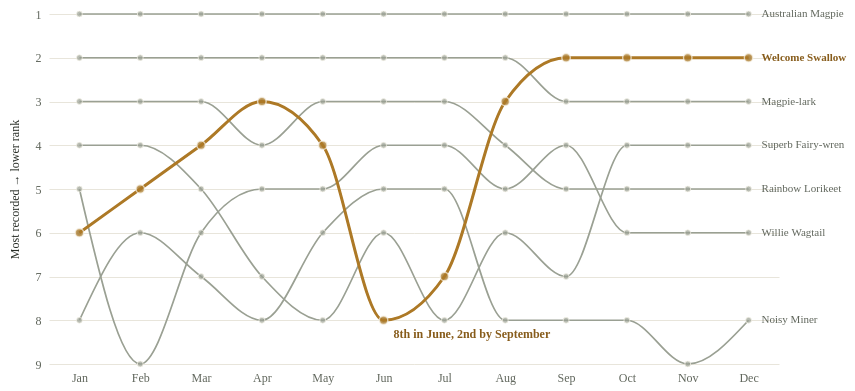

The Vega-Lite source for this figure:
### Vega-Lite specification from a JSON file in a GitHub repository (floating-point values rounded to 4 significant figures)
{"$schema": "https://vega.github.io/schema/vega-lite/v5.json", "width": 730, "height": 350, "padding": 8, "config": {"background": "transparent", "font": "Bricolage Grotesque", "view": {"stroke": null}, "axis": {"labelFont": "Bricolage Grotesque", "titleFont": "Bricolage Grotesque", "labelFontSize": 12, "titleFontSize": 12, "titleFontWeight": 500, "labelColor": "#60665c", "titleColor": "#292e27", "domain": false, "ticks": false, "gridColor": "#e0dccf", "gridOpacity": 0.75, "labelPadding": 8, "titlePadding": 14}, "legend": {"labelFont": "Bricolage Grotesque", "titleFont": "Bricolage Grotesque", "labelFontSize": 11, "titleFontSize": 11, "titleFontWeight": 500, "labelColor": "#60665c", "titleColor": "#292e27", "gradientThickness": 9, "gradientLength": 130, "padding": 8}, "title": {"font": "Bricolage Grotesque", "color": "#292e27", "fontSize": 15, "fontWeight": 500, "anchor": "start"}}, "description": "Monthly ranks for the seven species with the most annual records. Rank is among all named species recorded in that month. The selected bird is drawn in ochre over muted context lines.", "params": [{"name": "highlight", "value": "Welcome Swallow"}], "data": {"values": [{"scientific": "Gymnorhina tibicen", "name": "Australian Magpie", "month": 1, "label": "Jan", "season": "Summer", "count": 20779, "rank": 1, "per10k": 252.7, "relative": 1.016, "topSeven": true}, {"scientific": "Grallina cyanoleuca", "name": "Magpie-lark", "month": 1, "label": "Jan", "season": "Summer", "count": 16331, "rank": 2, "per10k": 198.6, "relative": 1.011, "topSeven": true}, {"scientific": "Hirundo neoxena", "name": "Welcome Swallow", "month": 1, "label": "Jan", "season": "Summer", "count": 13474, "rank": 6, "per10k": 163.9, "relative": 0.9177, "topSeven": true}, {"scientific": "Trichoglossus moluccanus", "name": "Rainbow Lorikeet", "month": 1, "label": "Jan", "season": "Summer", "count": 15323, "rank": 3, "per10k": 186.4, "relative": 1.06, "topSeven": true}, {"scientific": "Rhipidura leucophrys", "name": "Willie Wagtail", "month": 1, "label": "Jan", "season": "Summer", "count": 13525, "rank": 5, "per10k": 164.5, "relative": 1.001, "topSeven": true}, {"scientific": "Malurus cyaneus", "name": "Superb Fairy-wren", "month": 1, "label": "Jan", "season": "Summer", "count": 15122, "rank": 4, "per10k": 183.9, "relative": 1.122, "topSeven": true}, {"scientific": "Manorina melanocephala", "name": "Noisy Miner", "month": 1, "label": "Jan", "season": "Summer", "count": 12782, "rank": 8, "per10k": 155.5, "relative": 1.023, "topSeven": true}, {"scientific": "Gymnorhina tibicen", "name": "Australian Magpie", "month": 2, "label": "Feb", "season": "Summer", "count": 16939, "rank": 1, "per10k": 266.2, "relative": 1.07, "topSeven": true}, {"scientific": "Grallina cyanoleuca", "name": "Magpie-lark", "month": 2, "label": "Feb", "season": "Summer", "count": 12978, "rank": 2, "per10k": 203.9, "relative": 1.038, "topSeven": true}, {"scientific": "Hirundo neoxena", "name": "Welcome Swallow", "month": 2, "label": "Feb", "season": "Summer", "count": 10601, "rank": 5, "per10k": 166.6, "relative": 0.933, "topSeven": true}, {"scientific": "Trichoglossus moluccanus", "name": "Rainbow Lorikeet", "month": 2, "label": "Feb", "season": "Summer", "count": 12271, "rank": 3, "per10k": 192.8, "relative": 1.097, "topSeven": true}, {"scientific": "Rhipidura leucophrys", "name": "Willie Wagtail", "month": 2, "label": "Feb", "season": "Summer", "count": 9763, "rank": 9, "per10k": 153.4, "relative": 0.934, "topSeven": true}, {"scientific": "Malurus cyaneus", "name": "Superb Fairy-wren", "month": 2, "label": "Feb", "season": "Summer", "count": 11764, "rank": 4, "per10k": 184.9, "relative": 1.128, "topSeven": true}, {"scientific": "Manorina melanocephala", "name": "Noisy Miner", "month": 2, "label": "Feb", "season": "Summer", "count": 10490, "rank": 6, "per10k": 164.8, "relative": 1.085, "topSeven": true}, {"scientific": "Gymnorhina tibicen", "name": "Australian Magpie", "month": 3, "label": "Mar", "season": "Autumn", "count": 18773, "rank": 1, "per10k": 273.5, "relative": 1.099, "topSeven": true}, {"scientific": "Grallina cyanoleuca", "name": "Magpie-lark", "month": 3, "label": "Mar", "season": "Autumn", "count": 14126, "rank": 2, "per10k": 205.8, "relative": 1.047, "topSeven": true}, {"scientific": "Hirundo neoxena", "name": "Welcome Swallow", "month": 3, "label": "Mar", "season": "Autumn", "count": 12479, "rank": 4, "per10k": 181.8, "relative": 1.018, "topSeven": true}, {"scientific": "Trichoglossus moluccanus", "name": "Rainbow Lorikeet", "month": 3, "label": "Mar", "season": "Autumn", "count": 12574, "rank": 3, "per10k": 183.2, "relative": 1.042, "topSeven": true}, {"scientific": "Rhipidura leucophrys", "name": "Willie Wagtail", "month": 3, "label": "Mar", "season": "Autumn", "count": 11604, "rank": 6, "per10k": 169.0, "relative": 1.029, "topSeven": true}, {"scientific": "Malurus cyaneus", "name": "Superb Fairy-wren", "month": 3, "label": "Mar", "season": "Autumn", "count": 11673, "rank": 5, "per10k": 170.0, "relative": 1.037, "topSeven": true}, {"scientific": "Manorina melanocephala", "name": "Noisy Miner", "month": 3, "label": "Mar", "season": "Autumn", "count": 11060, "rank": 7, "per10k": 161.1, "relative": 1.06, "topSeven": true}, {"scientific": "Gymnorhina tibicen", "name": "Australian Magpie", "month": 4, "label": "Apr", "season": "Autumn", "count": 20271, "rank": 1, "per10k": 282.1, "relative": 1.134, "topSeven": true}, {"scientific": "Grallina cyanoleuca", "name": "Magpie-lark", "month": 4, "label": "Apr", "season": "Autumn", "count": 14968, "rank": 2, "per10k": 208.3, "relative": 1.06, "topSeven": true}, {"scientific": "Hirundo neoxena", "name": "Welcome Swallow", "month": 4, "label": "Apr", "season": "Autumn", "count": 14537, "rank": 3, "per10k": 202.3, "relative": 1.133, "topSeven": true}, {"scientific": "Trichoglossus moluccanus", "name": "Rainbow Lorikeet", "month": 4, "label": "Apr", "season": "Autumn", "count": 13584, "rank": 4, "per10k": 189.0, "relative": 1.076, "topSeven": true}, {"scientific": "Rhipidura leucophrys", "name": "Willie Wagtail", "month": 4, "label": "Apr", "season": "Autumn", "count": 13322, "rank": 5, "per10k": 185.4, "relative": 1.129, "topSeven": true}, {"scientific": "Malurus cyaneus", "name": "Superb Fairy-wren", "month": 4, "label": "Apr", "season": "Autumn", "count": 11879, "rank": 7, "per10k": 165.3, "relative": 1.008, "topSeven": true}, {"scientific": "Manorina melanocephala", "name": "Noisy Miner", "month": 4, "label": "Apr", "season": "Autumn", "count": 11726, "rank": 8, "per10k": 163.2, "relative": 1.074, "topSeven": true}, {"scientific": "Gymnorhina tibicen", "name": "Australian Magpie", "month": 5, "label": "May", "season": "Autumn", "count": 17711, "rank": 1, "per10k": 276.1, "relative": 1.11, "topSeven": true}, {"scientific": "Grallina cyanoleuca", "name": "Magpie-lark", "month": 5, "label": "May", "season": "Autumn", "count": 13500, "rank": 2, "per10k": 210.4, "relative": 1.071, "topSeven": true}, {"scientific": "Hirundo neoxena", "name": "Welcome Swallow", "month": 5, "label": "May", "season": "Autumn", "count": 11746, "rank": 4, "per10k": 183.1, "relative": 1.025, "topSeven": true}, {"scientific": "Trichoglossus moluccanus", "name": "Rainbow Lorikeet", "month": 5, "label": "May", "season": "Autumn", "count": 12728, "rank": 3, "per10k": 198.4, "relative": 1.129, "topSeven": true}, {"scientific": "Rhipidura leucophrys", "name": "Willie Wagtail", "month": 5, "label": "May", "season": "Autumn", "count": 11662, "rank": 5, "per10k": 181.8, "relative": 1.107, "topSeven": true}, {"scientific": "Malurus cyaneus", "name": "Superb Fairy-wren", "month": 5, "label": "May", "season": "Autumn", "count": 10169, "rank": 8, "per10k": 158.5, "relative": 0.967, "topSeven": true}, {"scientific": "Manorina melanocephala", "name": "Noisy Miner", "month": 5, "label": "May", "season": "Autumn", "count": 10742, "rank": 6, "per10k": 167.4, "relative": 1.102, "topSeven": true}, {"scientific": "Gymnorhina tibicen", "name": "Australian Magpie", "month": 6, "label": "Jun", "season": "Winter", "count": 17127, "rank": 1, "per10k": 258.2, "relative": 1.038, "topSeven": true}, {"scientific": "Grallina cyanoleuca", "name": "Magpie-lark", "month": 6, "label": "Jun", "season": "Winter", "count": 13943, "rank": 2, "per10k": 210.2, "relative": 1.07, "topSeven": true}, {"scientific": "Hirundo neoxena", "name": "Welcome Swallow", "month": 6, "label": "Jun", "season": "Winter", "count": 9895, "rank": 8, "per10k": 149.2, "relative": 0.8354, "topSeven": true}, {"scientific": "Trichoglossus moluccanus", "name": "Rainbow Lorikeet", "month": 6, "label": "Jun", "season": "Winter", "count": 12314, "rank": 3, "per10k": 185.6, "relative": 1.056, "topSeven": true}, {"scientific": "Rhipidura leucophrys", "name": "Willie Wagtail", "month": 6, "label": "Jun", "season": "Winter", "count": 11701, "rank": 4, "per10k": 176.4, "relative": 1.074, "topSeven": true}, {"scientific": "Malurus cyaneus", "name": "Superb Fairy-wren", "month": 6, "label": "Jun", "season": "Winter", "count": 10224, "rank": 6, "per10k": 154.1, "relative": 0.9403, "topSeven": true}, {"scientific": "Manorina melanocephala", "name": "Noisy Miner", "month": 6, "label": "Jun", "season": "Winter", "count": 10912, "rank": 5, "per10k": 164.5, "relative": 1.082, "topSeven": true}, {"scientific": "Gymnorhina tibicen", "name": "Australian Magpie", "month": 7, "label": "Jul", "season": "Winter", "count": 17795, "rank": 1, "per10k": 249.6, "relative": 1.003, "topSeven": true}, {"scientific": "Grallina cyanoleuca", "name": "Magpie-lark", "month": 7, "label": "Jul", "season": "Winter", "count": 15314, "rank": 2, "per10k": 214.8, "relative": 1.093, "topSeven": true}, {"scientific": "Hirundo neoxena", "name": "Welcome Swallow", "month": 7, "label": "Jul", "season": "Winter", "count": 10532, "rank": 7, "per10k": 147.7, "relative": 0.8274, "topSeven": true}, {"scientific": "Trichoglossus moluccanus", "name": "Rainbow Lorikeet", "month": 7, "label": "Jul", "season": "Winter", "count": 13069, "rank": 3, "per10k": 183.3, "relative": 1.043, "topSeven": true}, {"scientific": "Rhipidura leucophrys", "name": "Willie Wagtail", "month": 7, "label": "Jul", "season": "Winter", "count": 12125, "rank": 4, "per10k": 170.1, "relative": 1.035, "topSeven": true}, {"scientific": "Malurus cyaneus", "name": "Superb Fairy-wren", "month": 7, "label": "Jul", "season": "Winter", "count": 10414, "rank": 8, "per10k": 146.1, "relative": 0.8912, "topSeven": true}, {"scientific": "Manorina melanocephala", "name": "Noisy Miner", "month": 7, "label": "Jul", "season": "Winter", "count": 11553, "rank": 5, "per10k": 162.1, "relative": 1.066, "topSeven": true}, {"scientific": "Gymnorhina tibicen", "name": "Australian Magpie", "month": 8, "label": "Aug", "season": "Winter", "count": 20427, "rank": 1, "per10k": 248.7, "relative": 0.9997, "topSeven": true}, {"scientific": "Grallina cyanoleuca", "name": "Magpie-lark", "month": 8, "label": "Aug", "season": "Winter", "count": 16654, "rank": 2, "per10k": 202.7, "relative": 1.032, "topSeven": true}, {"scientific": "Hirundo neoxena", "name": "Welcome Swallow", "month": 8, "label": "Aug", "season": "Winter", "count": 14832, "rank": 3, "per10k": 180.6, "relative": 1.011, "topSeven": true}, {"scientific": "Trichoglossus moluccanus", "name": "Rainbow Lorikeet", "month": 8, "label": "Aug", "season": "Winter", "count": 14324, "rank": 4, "per10k": 174.4, "relative": 0.9922, "topSeven": true}, {"scientific": "Rhipidura leucophrys", "name": "Willie Wagtail", "month": 8, "label": "Aug", "season": "Winter", "count": 13731, "rank": 5, "per10k": 167.2, "relative": 1.018, "topSeven": true}, {"scientific": "Malurus cyaneus", "name": "Superb Fairy-wren", "month": 8, "label": "Aug", "season": "Winter", "count": 13244, "rank": 6, "per10k": 161.2, "relative": 0.9836, "topSeven": true}, {"scientific": "Manorina melanocephala", "name": "Noisy Miner", "month": 8, "label": "Aug", "season": "Winter", "count": 12539, "rank": 8, "per10k": 152.6, "relative": 1.004, "topSeven": true}, {"scientific": "Gymnorhina tibicen", "name": "Australian Magpie", "month": 9, "label": "Sep", "season": "Spring", "count": 21984, "rank": 1, "per10k": 231.1, "relative": 0.9289, "topSeven": true}, {"scientific": "Grallina cyanoleuca", "name": "Magpie-lark", "month": 9, "label": "Sep", "season": "Spring", "count": 17943, "rank": 3, "per10k": 188.6, "relative": 0.9598, "topSeven": true}, {"scientific": "Hirundo neoxena", "name": "Welcome Swallow", "month": 9, "label": "Sep", "season": "Spring", "count": 18509, "rank": 2, "per10k": 194.5, "relative": 1.09, "topSeven": true}, {"scientific": "Trichoglossus moluccanus", "name": "Rainbow Lorikeet", "month": 9, "label": "Sep", "season": "Spring", "count": 15193, "rank": 5, "per10k": 159.7, "relative": 0.9086, "topSeven": true}, {"scientific": "Rhipidura leucophrys", "name": "Willie Wagtail", "month": 9, "label": "Sep", "season": "Spring", "count": 15952, "rank": 4, "per10k": 167.7, "relative": 1.021, "topSeven": true}, {"scientific": "Malurus cyaneus", "name": "Superb Fairy-wren", "month": 9, "label": "Sep", "season": "Spring", "count": 14294, "rank": 7, "per10k": 150.2, "relative": 0.9166, "topSeven": true}, {"scientific": "Manorina melanocephala", "name": "Noisy Miner", "month": 9, "label": "Sep", "season": "Spring", "count": 13083, "rank": 8, "per10k": 137.5, "relative": 0.9049, "topSeven": true}, {"scientific": "Gymnorhina tibicen", "name": "Australian Magpie", "month": 10, "label": "Oct", "season": "Spring", "count": 26282, "rank": 1, "per10k": 224.0, "relative": 0.9005, "topSeven": true}, {"scientific": "Grallina cyanoleuca", "name": "Magpie-lark", "month": 10, "label": "Oct", "season": "Spring", "count": 20888, "rank": 3, "per10k": 178.0, "relative": 0.9061, "topSeven": true}, {"scientific": "Hirundo neoxena", "name": "Welcome Swallow", "month": 10, "label": "Oct", "season": "Spring", "count": 21781, "rank": 2, "per10k": 185.6, "relative": 1.04, "topSeven": true}, {"scientific": "Trichoglossus moluccanus", "name": "Rainbow Lorikeet", "month": 10, "label": "Oct", "season": "Spring", "count": 18462, "rank": 5, "per10k": 157.4, "relative": 0.8953, "topSeven": true}, {"scientific": "Rhipidura leucophrys", "name": "Willie Wagtail", "month": 10, "label": "Oct", "season": "Spring", "count": 17277, "rank": 6, "per10k": 147.3, "relative": 0.8964, "topSeven": true}, {"scientific": "Malurus cyaneus", "name": "Superb Fairy-wren", "month": 10, "label": "Oct", "season": "Spring", "count": 18478, "rank": 4, "per10k": 157.5, "relative": 0.9608, "topSeven": true}, {"scientific": "Manorina melanocephala", "name": "Noisy Miner", "month": 10, "label": "Oct", "season": "Spring", "count": 16017, "rank": 8, "per10k": 136.5, "relative": 0.8983, "topSeven": true}, {"scientific": "Gymnorhina tibicen", "name": "Australian Magpie", "month": 11, "label": "Nov", "season": "Spring", "count": 20928, "rank": 1, "per10k": 224.7, "relative": 0.9035, "topSeven": true}, {"scientific": "Grallina cyanoleuca", "name": "Magpie-lark", "month": 11, "label": "Nov", "season": "Spring", "count": 16624, "rank": 3, "per10k": 178.5, "relative": 0.9085, "topSeven": true}, {"scientific": "Hirundo neoxena", "name": "Welcome Swallow", "month": 11, "label": "Nov", "season": "Spring", "count": 17542, "rank": 2, "per10k": 188.4, "relative": 1.055, "topSeven": true}, {"scientific": "Trichoglossus moluccanus", "name": "Rainbow Lorikeet", "month": 11, "label": "Nov", "season": "Spring", "count": 14534, "rank": 5, "per10k": 156.1, "relative": 0.888, "topSeven": true}, {"scientific": "Rhipidura leucophrys", "name": "Willie Wagtail", "month": 11, "label": "Nov", "season": "Spring", "count": 13874, "rank": 6, "per10k": 149.0, "relative": 0.907, "topSeven": true}, {"scientific": "Malurus cyaneus", "name": "Superb Fairy-wren", "month": 11, "label": "Nov", "season": "Spring", "count": 15133, "rank": 4, "per10k": 162.5, "relative": 0.9914, "topSeven": true}, {"scientific": "Manorina melanocephala", "name": "Noisy Miner", "month": 11, "label": "Nov", "season": "Spring", "count": 12984, "rank": 9, "per10k": 139.4, "relative": 0.9175, "topSeven": true}, {"scientific": "Gymnorhina tibicen", "name": "Australian Magpie", "month": 12, "label": "Dec", "season": "Summer", "count": 19186, "rank": 1, "per10k": 234.8, "relative": 0.9439, "topSeven": true}, {"scientific": "Grallina cyanoleuca", "name": "Magpie-lark", "month": 12, "label": "Dec", "season": "Summer", "count": 14895, "rank": 3, "per10k": 182.3, "relative": 0.9277, "topSeven": true}, {"scientific": "Hirundo neoxena", "name": "Welcome Swallow", "month": 12, "label": "Dec", "season": "Summer", "count": 15058, "rank": 2, "per10k": 184.3, "relative": 1.032, "topSeven": true}, {"scientific": "Trichoglossus moluccanus", "name": "Rainbow Lorikeet", "month": 12, "label": "Dec", "season": "Summer", "count": 13924, "rank": 5, "per10k": 170.4, "relative": 0.9695, "topSeven": true}, {"scientific": "Rhipidura leucophrys", "name": "Willie Wagtail", "month": 12, "label": "Dec", "season": "Summer", "count": 12766, "rank": 6, "per10k": 156.2, "relative": 0.9511, "topSeven": true}, {"scientific": "Malurus cyaneus", "name": "Superb Fairy-wren", "month": 12, "label": "Dec", "season": "Summer", "count": 14571, "rank": 4, "per10k": 178.3, "relative": 1.088, "topSeven": true}, {"scientific": "Manorina melanocephala", "name": "Noisy Miner", "month": 12, "label": "Dec", "season": "Summer", "count": 11636, "rank": 8, "per10k": 142.4, "relative": 0.937, "topSeven": true}]}, "encoding": {"x": {"field": "month", "type": "ordinal", "sort": "ascending", "axis": {"title": null, "labelAngle": 0, "labelExpr": "['Jan','Feb','Mar','Apr','May','Jun','Jul','Aug','Sep','Oct','Nov','Dec'][datum.value-1]"}}, "y": {"field": "rank", "type": "quantitative", "scale": {"domain": [1, 9], "reverse": true, "zero": false}, "axis": {"title": "Most recorded → lower rank", "tickCount": 9, "format": "d"}}}, "layer": [{"mark": {"type": "line", "strokeWidth": 1.7, "interpolate": "monotone", "color": "#9aa093"}, "encoding": {"detail": {"field": "name"}}}, {"mark": {"type": "point", "filled": true, "size": 34, "color": "#9aa093", "stroke": "#f8f5ec", "strokeWidth": 1}, "encoding": {"tooltip": [{"field": "name", "title": "Bird"}, {"field": "label", "title": "Month"}, {"field": "rank", "title": "Rank"}, {"field": "count", "title": "Records", "format": ","}]}}, {"transform": [{"filter": "datum.name===highlight"}], "mark": {"type": "line", "strokeWidth": 3, "interpolate": "monotone", "color": "#ad7926"}, "encoding": {"detail": {"field": "name"}}}, {"transform": [{"filter": "datum.name===highlight"}], "mark": {"type": "point", "filled": true, "size": 72, "color": "#ad7926", "stroke": "#f8f5ec", "strokeWidth": 1.4}, "encoding": {"tooltip": [{"field": "name", "title": "Bird"}, {"field": "label", "title": "Month"}, {"field": "rank", "title": "Rank"}, {"field": "count", "title": "Records", "format": ","}]}}, {"data": {"values": [{"month": 6, "rank": 8, "text": "8th in June, 2nd by September"}]}, "transform": [{"filter": "highlight==='Welcome Swallow'"}], "mark": {"type": "text", "align": "left", "dx": 10, "dy": 14, "fontSize": 12, "fontWeight": 600, "color": "#875c1b"}, "encoding": {"x": {"field": "month", "type": "ordinal", "sort": "ascending", "axis": {"title": null, "labelAngle": 0, "labelExpr": "['Jan','Feb','Mar','Apr','May','Jun','Jul','Aug','Sep','Oct','Nov','Dec'][datum.value-1]"}}, "y": {"field": "rank", "type": "quantitative", "scale": {"domain": [1, 9], "reverse": true, "zero": false}, "axis": {"title": "Most recorded → lower rank", "tickCount": 9, "format": "d"}}, "text": {"field": "text"}}}, {"data": {"values": [{"scientific": "Gymnorhina tibicen", "name": "Australian Magpie", "month": 12, "label": "Dec", "season": "Summer", "count": 19186, "rank": 1, "per10k": 234.8, "relative": 0.9439, "topSeven": true}, {"scientific": "Grallina cyanoleuca", "name": "Magpie-lark", "month": 12, "label": "Dec", "season": "Summer", "count": 14895, "rank": 3, "per10k": 182.3, "relative": 0.9277, "topSeven": true}, {"scientific": "Hirundo neoxena", "name": "Welcome Swallow", "month": 12, "label": "Dec", "season": "Summer", "count": 15058, "rank": 2, "per10k": 184.3, "relative": 1.032, "topSeven": true}, {"scientific": "Trichoglossus moluccanus", "name": "Rainbow Lorikeet", "month": 12, "label": "Dec", "season": "Summer", "count": 13924, "rank": 5, "per10k": 170.4, "relative": 0.9695, "topSeven": true}, {"scientific": "Rhipidura leucophrys", "name": "Willie Wagtail", "month": 12, "label": "Dec", "season": "Summer", "count": 12766, "rank": 6, "per10k": 156.2, "relative": 0.9511, "topSeven": true}, {"scientific": "Malurus cyaneus", "name": "Superb Fairy-wren", "month": 12, "label": "Dec", "season": "Summer", "count": 14571, "rank": 4, "per10k": 178.3, "relative": 1.088, "topSeven": true}, {"scientific": "Manorina melanocephala", "name": "Noisy Miner", "month": 12, "label": "Dec", "season": "Summer", "count": 11636, "rank": 8, "per10k": 142.4, "relative": 0.937, "topSeven": true}]}, "transform": [{"filter": "!(datum.name===highlight)"}], "mark": {"type": "text", "align": "left", "dx": 13, "fontSize": 11, "color": "#60665c"}, "encoding": {"x": {"field": "month", "type": "ordinal", "sort": "ascending", "axis": {"title": null, "labelAngle": 0, "labelExpr": "['Jan','Feb','Mar','Apr','May','Jun','Jul','Aug','Sep','Oct','Nov','Dec'][datum.value-1]"}}, "y": {"field": "rank", "type": "quantitative", "scale": {"domain": [1, 9], "reverse": true, "zero": false}, "axis": {"title": "Most recorded → lower rank", "tickCount": 9, "format": "d"}}, "text": {"field": "name"}}}, {"data": {"values": [{"scientific": "Gymnorhina tibicen", "name": "Australian Magpie", "month": 12, "label": "Dec", "season": "Summer", "count": 19186, "rank": 1, "per10k": 234.8, "relative": 0.9439, "topSeven": true}, {"scientific": "Grallina cyanoleuca", "name": "Magpie-lark", "month": 12, "label": "Dec", "season": "Summer", "count": 14895, "rank": 3, "per10k": 182.3, "relative": 0.9277, "topSeven": true}, {"scientific": "Hirundo neoxena", "name": "Welcome Swallow", "month": 12, "label": "Dec", "season": "Summer", "count": 15058, "rank": 2, "per10k": 184.3, "relative": 1.032, "topSeven": true}, {"scientific": "Trichoglossus moluccanus", "name": "Rainbow Lorikeet", "month": 12, "label": "Dec", "season": "Summer", "count": 13924, "rank": 5, "per10k": 170.4, "relative": 0.9695, "topSeven": true}, {"scientific": "Rhipidura leucophrys", "name": "Willie Wagtail", "month": 12, "label": "Dec", "season": "Summer", "count": 12766, "rank": 6, "per10k": 156.2, "relative": 0.9511, "topSeven": true}, {"scientific": "Malurus cyaneus", "name": "Superb Fairy-wren", "month": 12, "label": "Dec", "season": "Summer", "count": 14571, "rank": 4, "per10k": 178.3, "relative": 1.088, "topSeven": true}, {"scientific": "Manorina melanocephala", "name": "Noisy Miner", "month": 12, "label": "Dec", "season": "Summer", "count": 11636, "rank": 8, "per10k": 142.4, "relative": 0.937, "topSeven": true}]}, "transform": [{"filter": "datum.name===highlight"}], "mark": {"type": "text", "align": "left", "dx": 13, "fontSize": 11, "fontWeight": 700, "color": "#875c1b"}, "encoding": {"x": {"field": "month", "type": "ordinal", "sort": "ascending", "axis": {"title": null, "labelAngle": 0, "labelExpr": "['Jan','Feb','Mar','Apr','May','Jun','Jul','Aug','Sep','Oct','Nov','Dec'][datum.value-1]"}}, "y": {"field": "rank", "type": "quantitative", "scale": {"domain": [1, 9], "reverse": true, "zero": false}, "axis": {"title": "Most recorded → lower rank", "tickCount": 9, "format": "d"}}, "text": {"field": "name"}}}]}
